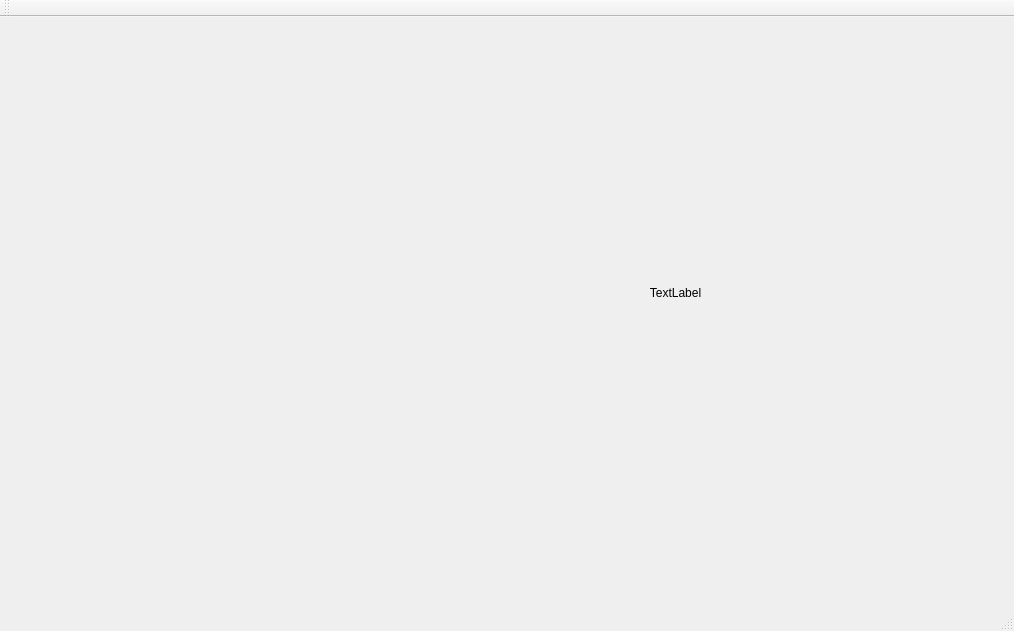
<?xml version="1.0" encoding="UTF-8"?>
<ui version="4.0">
 <class>MainWindow</class>
 <widget class="QMainWindow" name="MainWindow">
  <property name="geometry">
   <rect>
    <x>0</x>
    <y>0</y>
    <width>1014</width>
    <height>631</height>
   </rect>
  </property>
  <property name="windowTitle">
   <string>MainWindow</string>
  </property>
  <widget class="QWidget" name="centralWidget">
   <widget class="QLabel" name="label">
    <property name="geometry">
     <rect>
      <x>520</x>
      <y>120</y>
      <width>311</width>
      <height>311</height>
     </rect>
    </property>
    <property name="text">
     <string>TextLabel</string>
    </property>
    <property name="alignment">
     <set>Qt::AlignCenter</set>
    </property>
   </widget>
  </widget>
  <widget class="QMenuBar" name="menuBar">
   <property name="geometry">
    <rect>
     <x>0</x>
     <y>0</y>
     <width>1014</width>
     <height>19</height>
    </rect>
   </property>
  </widget>
  <widget class="QToolBar" name="mainToolBar">
   <attribute name="toolBarArea">
    <enum>TopToolBarArea</enum>
   </attribute>
   <attribute name="toolBarBreak">
    <bool>false</bool>
   </attribute>
  </widget>
  <widget class="QStatusBar" name="statusBar"/>
 </widget>
 <layoutdefault spacing="6" margin="11"/>
 <resources/>
 <connections/>
</ui>
